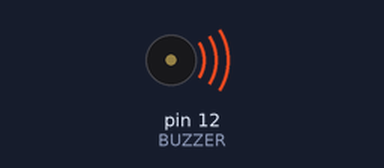
A sketch run on a simulated Arduino Uno, built with avr-gcc and run on an emulated ATmega328P. Parts: buzzer (waves = sounding, pin HIGH).

Above: at 0.2 s.
At 12.7 s:
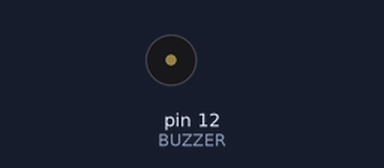
Timing chart, 0 to 13.0 s (numbered marks = the images above):
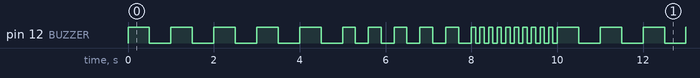

The sketch:

making_sounds.ino
```cpp
// Lesson 6: Making sounds

// Active buzzer
#define BUZZER 12

void setup() {
  // put your setup code here, to run once:
  pinMode(BUZZER, OUTPUT);
  digitalWrite(BUZZER, LOW);
}

void loop() {
  // put your main code here, to run repeatedly:

  int sound_duration = 500;
  // Sound and silences progressively shorter
  for (int i = 0; i < 20; i++) {
    if (i < 5) {
      sound_duration = 500;
    } else if (i < 10) {
      sound_duration = 300;
    } else {
      sound_duration = 100;
    }

    // Activate the buzzer for the specified duration
    digitalWrite(BUZZER, HIGH);
    delay(sound_duration);
    // Deactivate the buzzer for the specified duration
    digitalWrite(BUZZER, LOW);
    delay(sound_duration);
  }

}
```

Measured:
- by itself, pin 12 (BUZZER): moves between LOW and HIGH, repeating every 10.0 s
- by itself, everything shown: repeats every 10.0 s, in 40 steps
